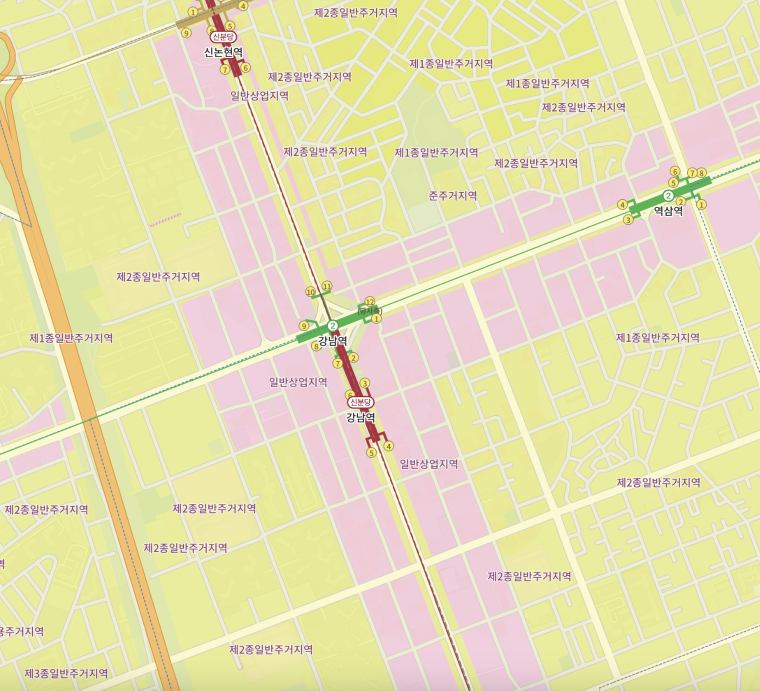
#> input picture num1.png, 1520 x 1382 px (shown at 1/2 size)
$ python analy.py
#> lines starting #> are read from the running program, lines starting #| are printed output that depends on the picture; after the words box and inside, x2 and y2 are one past the last pixel; in counts of white or black regions, pixels touching at a corner belong together
import cv2
import numpy as np
import matplotlib.pyplot as plt

# 이미지 파일 경로
image_files = ['num1.png', 'num2.png', 'num3.png']

# 주어진 RGB 값 (핑크색)
pink_rgb = [247, 205, 223]

# 이미지 파일 별로 처리
for idx, image_file in enumerate(image_files, start=1):
    print(f"Processing image {idx}: {image_file}")

    # 이미지 로드
    image = cv2.imread(image_file)
#> image is the input picture: shape (1382, 1520, 3); mean B, G, R 178.1, 224.5, 231.5
    image_hsv = cv2.cvtColor(image, cv2.COLOR_BGR2HSV)
#> image_hsv: shape (1382, 1520, 3); mean H, S, V 57.4, 63.6, 233.3

    # 주어진 RGB 값을 기반으로 핑크색 마스크 생성
    mask_pink = cv2.inRange(image, np.array(pink_rgb), np.array(pink_rgb))
#> mask_pink: shape (1382, 1520); every value is 0

    # 색상 범위 정의
    # 노란색
    lower_yellow = np.array([20, 50, 50])
    upper_yellow = np.array([40, 255, 255])

    # 각 색상에 대한 마스크 생성
    mask_yellow = cv2.inRange(image_hsv, lower_yellow, upper_yellow)
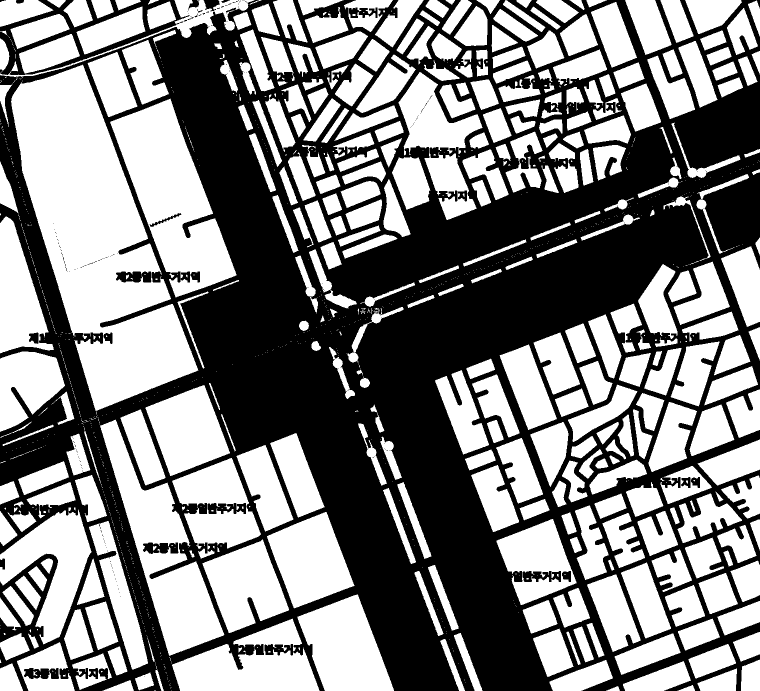
#> mask_yellow: shape (1382, 1520) (shown at 1/2 size); 52.1% white; 209 black regions (185 under 20 px), largest, box (x1, y1, x2, y2) and area: (0, 0, 1520, 1382) 982943, (0, 0, 381, 150) 12266, (232, 543, 303, 565) 1245

    # 이미지를 5x5 그리드로 나누기
    num_rows = 5
    num_cols = 5
    cell_width = image.shape[1] // num_cols
#> cell_width = 304
    cell_height = image.shape[0] // num_rows
#> cell_height = 276

    # 각 그리드에 대한 통계 계산
    cell_stats_yellow = []  # 노랑 영역
    cell_stats_non_yellow = []  # 노랑이 아닌 영역
    for r in range(num_rows):
        for c in range(num_cols):
            # 현재 셀의 좌표 계산
            x1 = c * cell_width
            y1 = r * cell_height
            x2 = (c + 1) * cell_width
            y2 = (r + 1) * cell_height

            # 현재 셀의 영역과 노랑색, 핑크색 영역 계산
            cell_mask = np.zeros_like(mask_pink)
            cell_mask[y1:y2, x1:x2] = 255
            cell_yellow_area = np.count_nonzero(cv2.bitwise_and(cell_mask, mask_yellow))
            cell_non_yellow_area = np.count_nonzero(cv2.bitwise_and(cell_mask, ~mask_yellow))

            # 가중치 계산
            cell_total_area = (x2 - x1) * (y2 - y1)
            weight_yellow = cell_yellow_area / cell_total_area
            weight_non_yellow = cell_non_yellow_area / cell_total_area

            cell_stats_yellow.append(weight_yellow)
            cell_stats_non_yellow.append(weight_non_yellow)
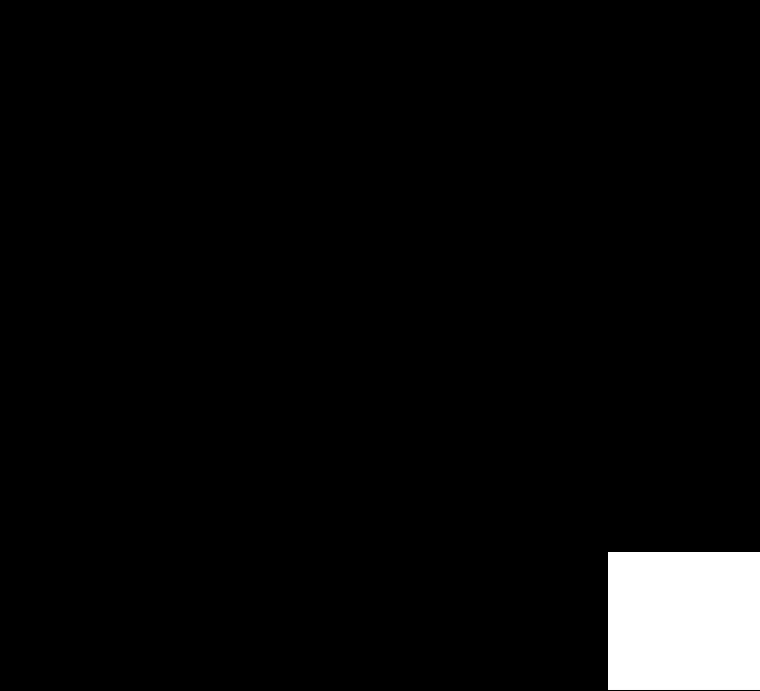
#> cell_mask: shape (1382, 1520) (shown at 1/2 size); 4% white; 1 white region, box (x1, y1, x2, y2) and area: (1216, 1104, 1520, 1380) 83904
#> after the loop, cell_stats_non_yellow = 25 values, max 0.879 at index 12, min 0.185 at index 5, mean 0.479; cell_stats_yellow = 25 values, max 0.815 at index 5, min 0.121 at index 12, mean 0.521

    # 각 그리드의 노랑 영역 가중치 출력
    print("Yellow Area Weights in Grids:")
    for i, (weight_yellow, weight_non_yellow) in enumerate(zip(cell_stats_yellow, cell_stats_non_yellow), start=1):
        print(f"  Cell {i}: Yellow Weight = {weight_yellow:.2f}, Non-Yellow Weight = {weight_non_yellow:.2f}")
#> this loop made 25 passes
#> (weight_yellow, weight_non_yellow) on passes 1 to 12: (0.764, 0.236), (0.413, 0.587), (0.66, 0.34), (0.611, 0.389), (0.582, 0.418), (0.815, 0.185), (0.451, 0.549), (0.475, 0.525), (0.291, 0.709), (0.167, 0.833), (0.729, 0.271), (0.242, 0.758)
#|   Cell 1: Yellow Weight = 0.76, Non-Yellow Weight = 0.24
#|   Cell 2: Yellow Weight = 0.41, Non-Yellow Weight = 0.59
#|   Cell 3: Yellow Weight = 0.66, Non-Yellow Weight = 0.34
#|   Cell 4: Yellow Weight = 0.61, Non-Yellow Weight = 0.39
#|   Cell 5: Yellow Weight = 0.58, Non-Yellow Weight = 0.42
#|   Cell 6: Yellow Weight = 0.82, Non-Yellow Weight = 0.18
#|   Cell 7: Yellow Weight = 0.45, Non-Yellow Weight = 0.55
#|   Cell 8: Yellow Weight = 0.48, Non-Yellow Weight = 0.52
#> (further printed lines are left out)

    # 그리드에 노랑 영역과 노랑이 아닌 영역의 가중치를 그리기
    grid_yellow = np.array(cell_stats_yellow).reshape((num_rows, num_cols))
#> grid_yellow = [[0.764, 0.413, 0.66, 0.611, 0.582], [0.815, 0.451, 0.475, 0.291, 0.167], [0.729, 0.242, 0.121, 0.397, 0.655], [0.541, 0.717, 0.168, 0.587, 0.659], [0.644, 0.782, 0.441, 0.401, 0.709]]
    grid_non_yellow = np.array(cell_stats_non_yellow).reshape((num_rows, num_cols))
#> grid_non_yellow = [[0.236, 0.587, 0.34, 0.389, 0.418], [0.185, 0.549, 0.525, 0.709, 0.833], [0.271, 0.758, 0.879, 0.603, 0.345], [0.459, 0.283, 0.832, 0.413, 0.341], [0.356, 0.218, 0.559, 0.599, 0.291]]

    # 그리드 시각화
    fig, axes = plt.subplots(2, 2, figsize=(10, 10))

    axes[0, 0].imshow(cv2.cvtColor(image, cv2.COLOR_BGR2RGB))
    axes[0, 0].set_title('Original Image')

    cax1 = axes[0, 1].matshow(grid_yellow, cmap='YlGn')  # Choose your desired colormap
    axes[0, 1].set_title('Yellow Area Weights')
    fig.colorbar(cax1, ax=axes[0, 1])

    cax2 = axes[1, 0].matshow(grid_non_yellow, cmap='RdPu')  # Choose your desired colormap
    axes[1, 0].set_title('Non-Yellow Area Weights')
    fig.colorbar(cax2, ax=axes[1, 0])

    axes[1, 1].imshow(cv2.cvtColor(mask_pink, cv2.COLOR_GRAY2RGB))
    axes[1, 1].set_title('Pink Mask')

    # 그리드에 가중치 값 출력
    for i in range(num_rows):
        for j in range(num_cols):
            axes[0, 1].text(j, i, f'{grid_yellow[i, j]:.2f}', ha='center', va='center', color='black')
            axes[1, 0].text(j, i, f'{grid_non_yellow[i, j]:.2f}', ha='center', va='center', color='black')

    plt.tight_layout()
    plt.show()
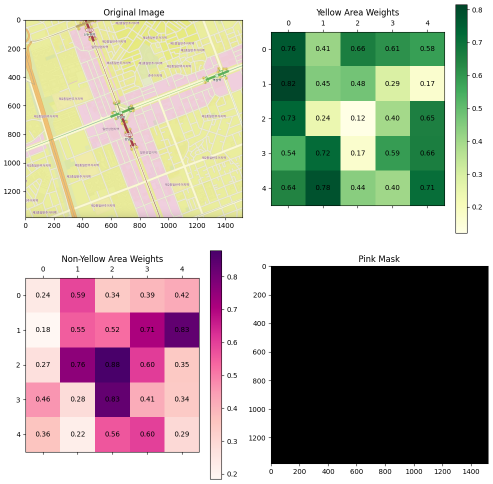
#> figure drawn by matplotlib, 6 panels
#> pass 2 of the loop `for idx, image_file in enumerate(image_files, start=1):`:
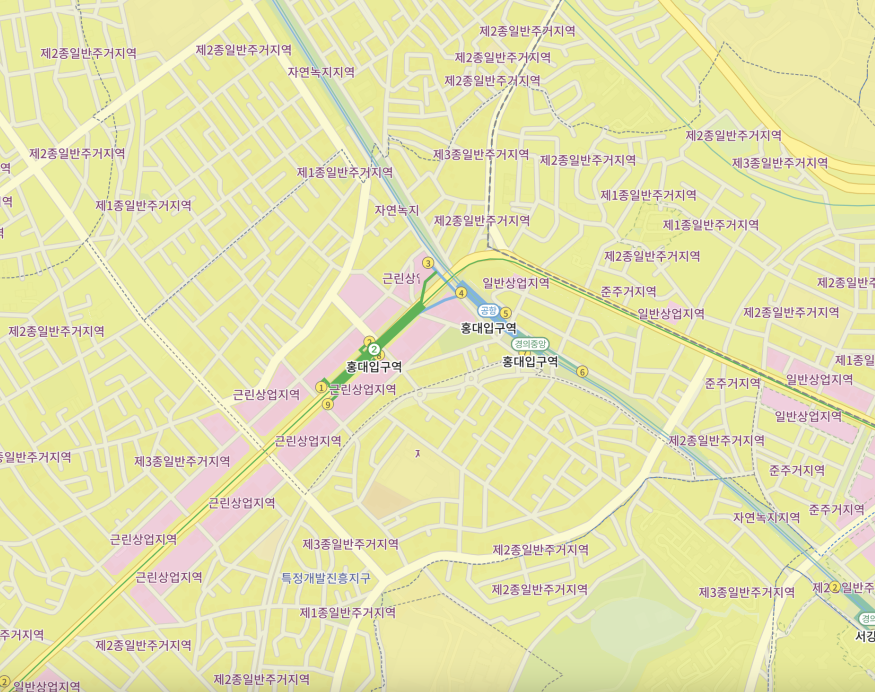
#> input picture num2.png, 1750 x 1384 px (shown at 1/2 size)
#> image is the input picture: shape (1384, 1750, 3); mean B, G, R 174.8, 227.2, 229.1
#> image_hsv: shape (1384, 1750, 3); mean H, S, V 40.3, 64.1, 231.1
#> mask_pink: shape (1384, 1750); every value is 0
#> mask_yellow: shape (1384, 1750); 59.9% white; 329 black regions (279 under 20 px), largest, box (x1, y1, x2, y2) and area: (0, 0, 1750, 1384) 947198, (1150, 0, 1342, 131) 4878, (1368, 0, 1529, 100) 3277
#> after the loop `for r in range(num_rows):`:
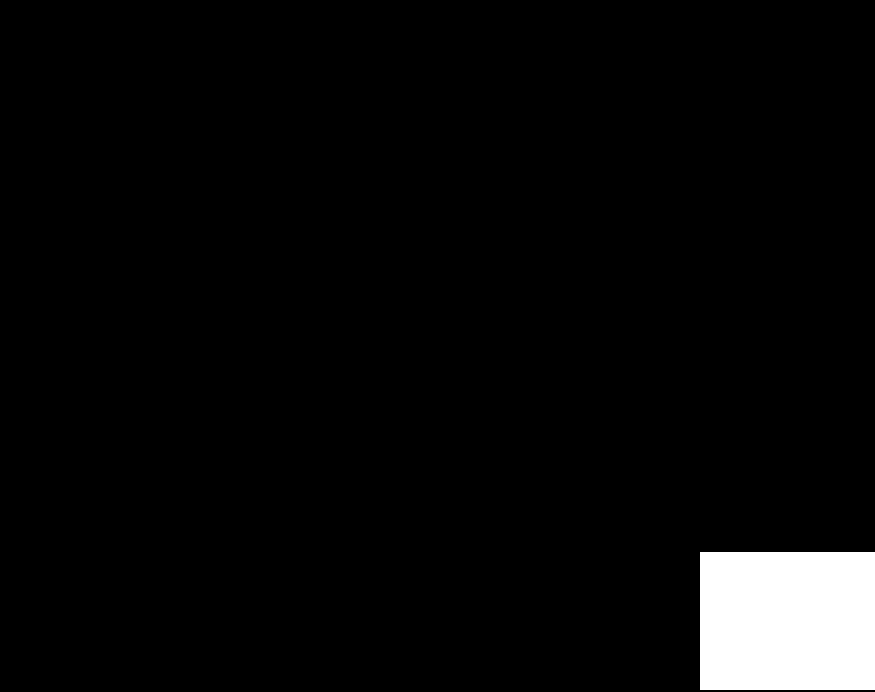
#> cell_mask: shape (1384, 1750) (shown at 1/2 size); 4% white; 1 white region, box (x1, y1, x2, y2) and area: (1400, 1104, 1750, 1380) 96600
#> after the loop `for r in range(num_rows):`: cell_stats_non_yellow = 25 values, max 0.646 at index 12, min 0.0872 at index 4, mean 0.401; cell_stats_yellow = 25 values, max 0.913 at index 4, min 0.354 at index 12, mean 0.599
#> the loop `for i, (weight_yellow, weight_non_yellow) in enumerate(zip(cell_stats_..` made 25 passes
#> (weight_yellow, weight_non_yellow) on passes 1 to 8: (0.633, 0.367), (0.523, 0.477), (0.533, 0.467), (0.662, 0.338), (0.913, 0.0872), (0.563, 0.437), (0.604, 0.396), (0.51, 0.49)
#> (printed output is left out)
#> grid_yellow = [[0.633, 0.523, 0.533, 0.662, 0.913], [0.563, 0.604, 0.51, 0.629, 0.709], [0.668, 0.519, 0.354, 0.611, 0.532], [0.597, 0.398, 0.694, 0.588, 0.438], [0.599, 0.525, 0.743, 0.686, 0.738]]
#> grid_non_yellow = [[0.367, 0.477, 0.467, 0.338, 0.0872], [0.437, 0.396, 0.49, 0.371, 0.291], [0.332, 0.481, 0.646, 0.389, 0.468], [0.403, 0.602, 0.306, 0.412, 0.562], [0.401, 0.475, 0.257, 0.314, 0.262]]
#> `plt.show()`:
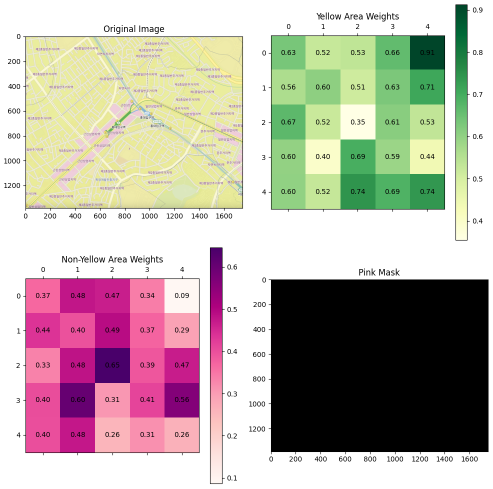
#> figure drawn by matplotlib, 6 panels
#> pass 3 of the loop `for idx, image_file in enumerate(image_files, start=1):`:
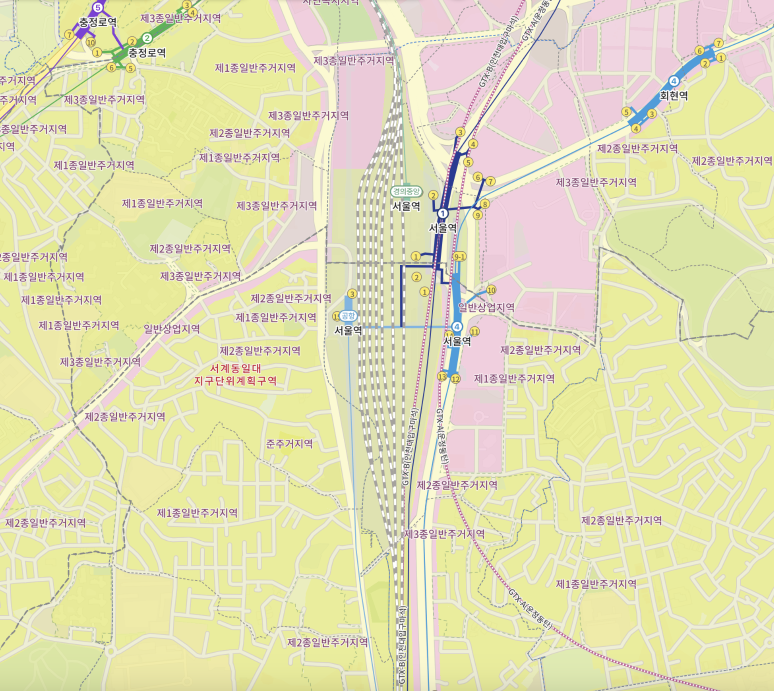
#> input picture num3.png, 1548 x 1382 px (shown at 1/2 size)
#> image is the input picture: shape (1382, 1548, 3); mean B, G, R 181.2, 223.6, 226.9
#> image_hsv: shape (1382, 1548, 3); mean H, S, V 50.4, 58.1, 230.1
#> mask_pink: shape (1382, 1548); every value is 0
#> mask_yellow: shape (1382, 1548); 52.7% white; 529 black regions (441 under 20 px), largest, box (x1, y1, x2, y2) and area: (0, 0, 1548, 1382) 983844, (0, 0, 41, 121) 3718, (77, 0, 127, 97) 1310
#> after the loop `for r in range(num_rows):`:
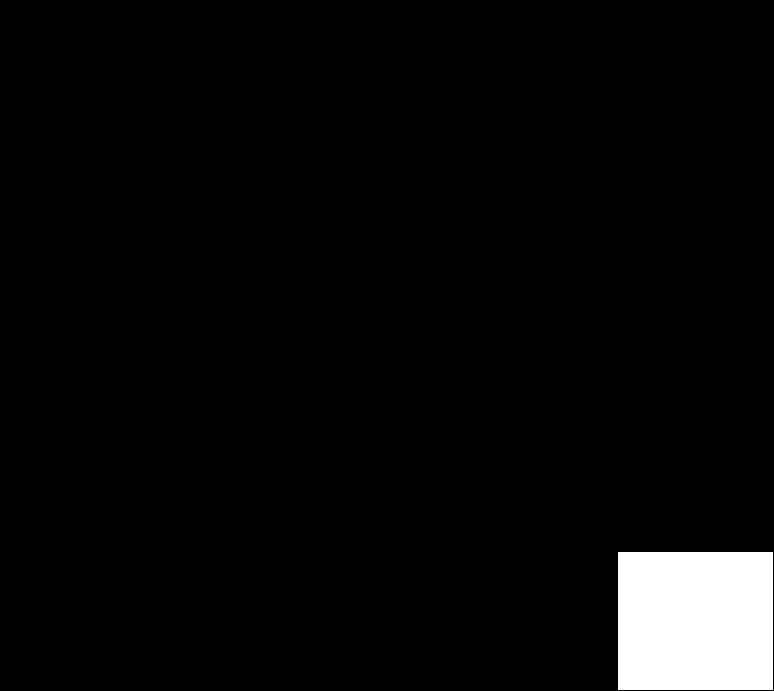
#> cell_mask: shape (1382, 1548) (shown at 1/2 size); 4% white; 1 white region, box (x1, y1, x2, y2) and area: (1236, 1104, 1545, 1380) 85284
#> after the loop `for r in range(num_rows):`: cell_stats_non_yellow = 25 values, max 0.999 at index 3, min 0.212 at index 14, mean 0.474; cell_stats_yellow = 25 values, max 0.788 at index 14, min 0.000563 at index 3, mean 0.526
#> the loop `for i, (weight_yellow, weight_non_yellow) in enumerate(zip(cell_stats_..` made 25 passes
#> (weight_yellow, weight_non_yellow) on passes 1 to 8: (0.576, 0.424), (0.691, 0.309), (0.0675, 0.933), (0.000563, 0.999), (0.261, 0.739), (0.695, 0.305), (0.575, 0.425), (0.311, 0.689)
#> (printed output is left out)
#> grid_yellow = [[0.576, 0.691, 0.0675, 0.000563, 0.261], [0.695, 0.575, 0.311, 0.0978, 0.765], [0.692, 0.515, 0.453, 0.313, 0.788], [0.557, 0.685, 0.459, 0.581, 0.641], [0.786, 0.719, 0.58, 0.674, 0.673]]
#> grid_non_yellow = [[0.424, 0.309, 0.933, 0.999, 0.739], [0.305, 0.425, 0.689, 0.902, 0.235], [0.308, 0.485, 0.547, 0.687, 0.212], [0.443, 0.315, 0.541, 0.419, 0.359], [0.214, 0.281, 0.42, 0.326, 0.327]]
#> `plt.show()`:
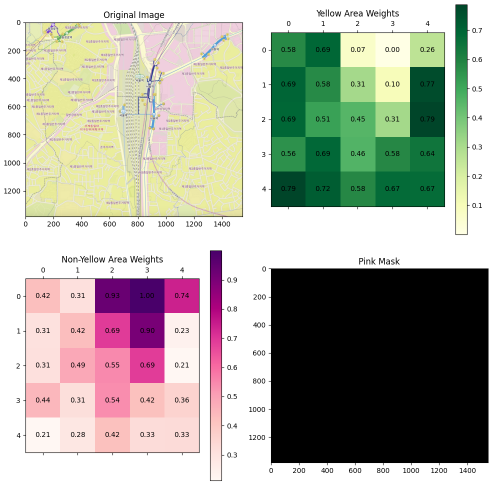
#> figure drawn by matplotlib, 6 panels
